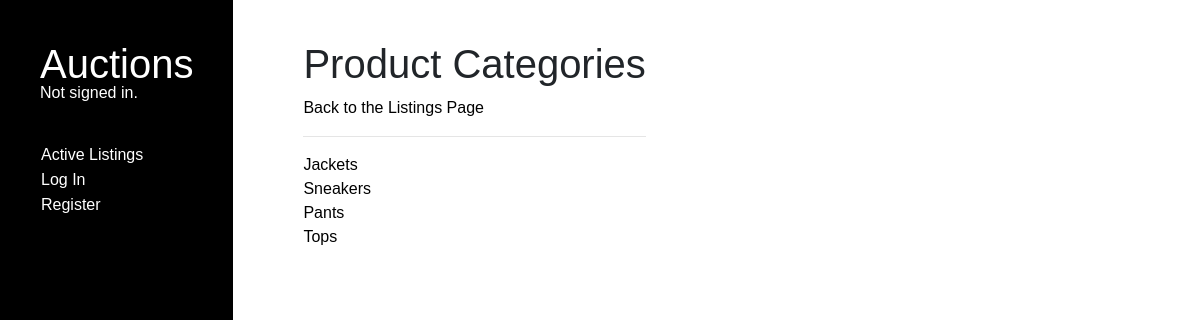
The page /categories on the database its author committed.
### auctions/models.py (models this page shows, shortened)
class ProductCategory(models.Model):
    category = models.CharField(max_length=64)

### auctions/views.py (the view)
# urls.py: path("categories", views.categories, name="categories")
def categories(request):
    categs = ProductCategory.objects.all()
    return render(request, "auctions/categories.html", {"categories": categs})

### auctions/templates/auctions/categories.html (shortened to what this page needs)
{% extends "auctions/layout.html" %}
{% block body %}
    <h1>Product Categories</h1>
    <a href="{% url 'index' %}" class="back-link">Back to the Listings Page</a>
    <hr>
    <div class="categories-container">
        {% for category in categories %}
            <a class="category-option" href="{% url "category_page" name=category.category %}">{{ category.category }}</a>
        {% endfor %}
    </div>
{% endblock %}

### auctions/static/auctions/styles.css (style rules this page uses)
html { height: auto; }
body { height: 100%; display: flex; flex-direction: row; font-family: Arial, Helvetica, sans-serif; }
.main-body a { color: black; }
.categories-container, .products-container { display: flex; flex-direction: column; flex-wrap: wrap; }

### rows shown on the page
ProductCategory: category "Jackets"
ProductCategory: category "Sneakers"
ProductCategory: category "Pants"
ProductCategory: category "Tops"
